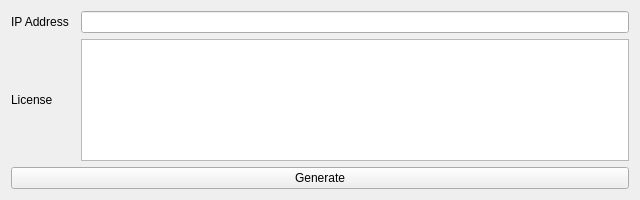
<?xml version="1.0" encoding="UTF-8"?>
<ui version="4.0">
 <class>License</class>
 <widget class="QWidget" name="License">
  <property name="geometry">
   <rect>
    <x>0</x>
    <y>0</y>
    <width>640</width>
    <height>200</height>
   </rect>
  </property>
  <property name="minimumSize">
   <size>
    <width>640</width>
    <height>0</height>
   </size>
  </property>
  <property name="windowTitle">
   <string>License Generator</string>
  </property>
  <layout class="QGridLayout" name="gridLayout">
   <item row="0" column="0">
    <widget class="QLabel" name="l_ip">
     <property name="text">
      <string>IP Address</string>
     </property>
    </widget>
   </item>
   <item row="0" column="2">
    <widget class="QLineEdit" name="le_ip"/>
   </item>
   <item row="1" column="0">
    <widget class="QLabel" name="l_license">
     <property name="text">
      <string>License</string>
     </property>
    </widget>
   </item>
   <item row="1" column="2">
    <widget class="QTextEdit" name="te_license">
     <property name="readOnly">
      <bool>true</bool>
     </property>
    </widget>
   </item>
   <item row="2" column="0" colspan="3">
    <widget class="QPushButton" name="pb_generate">
     <property name="text">
      <string>Generate</string>
     </property>
    </widget>
   </item>
  </layout>
 </widget>
 <resources/>
 <connections/>
</ui>
